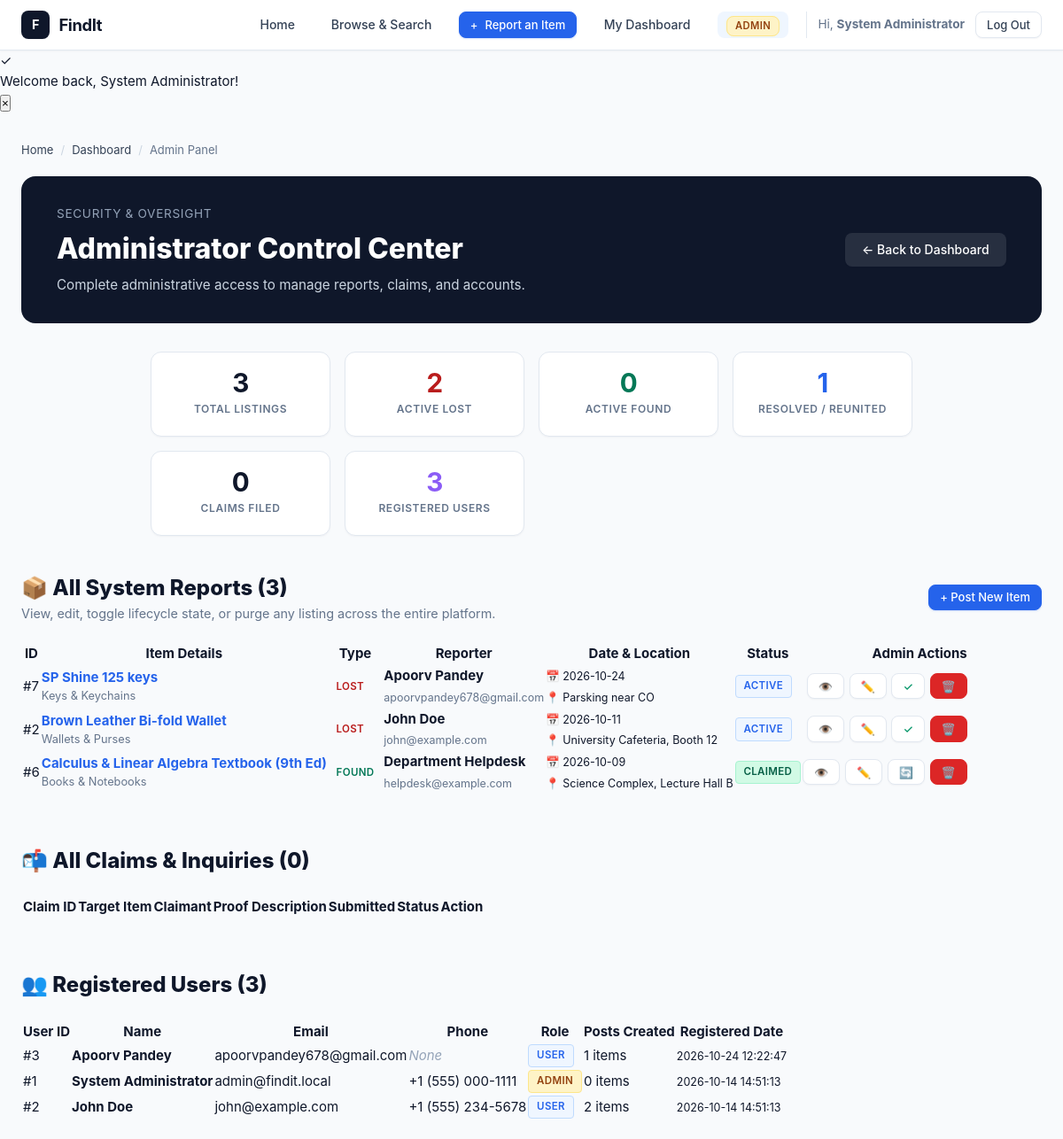
/admin.php (signed in, upper part), run on an earlier commit of the app's database.
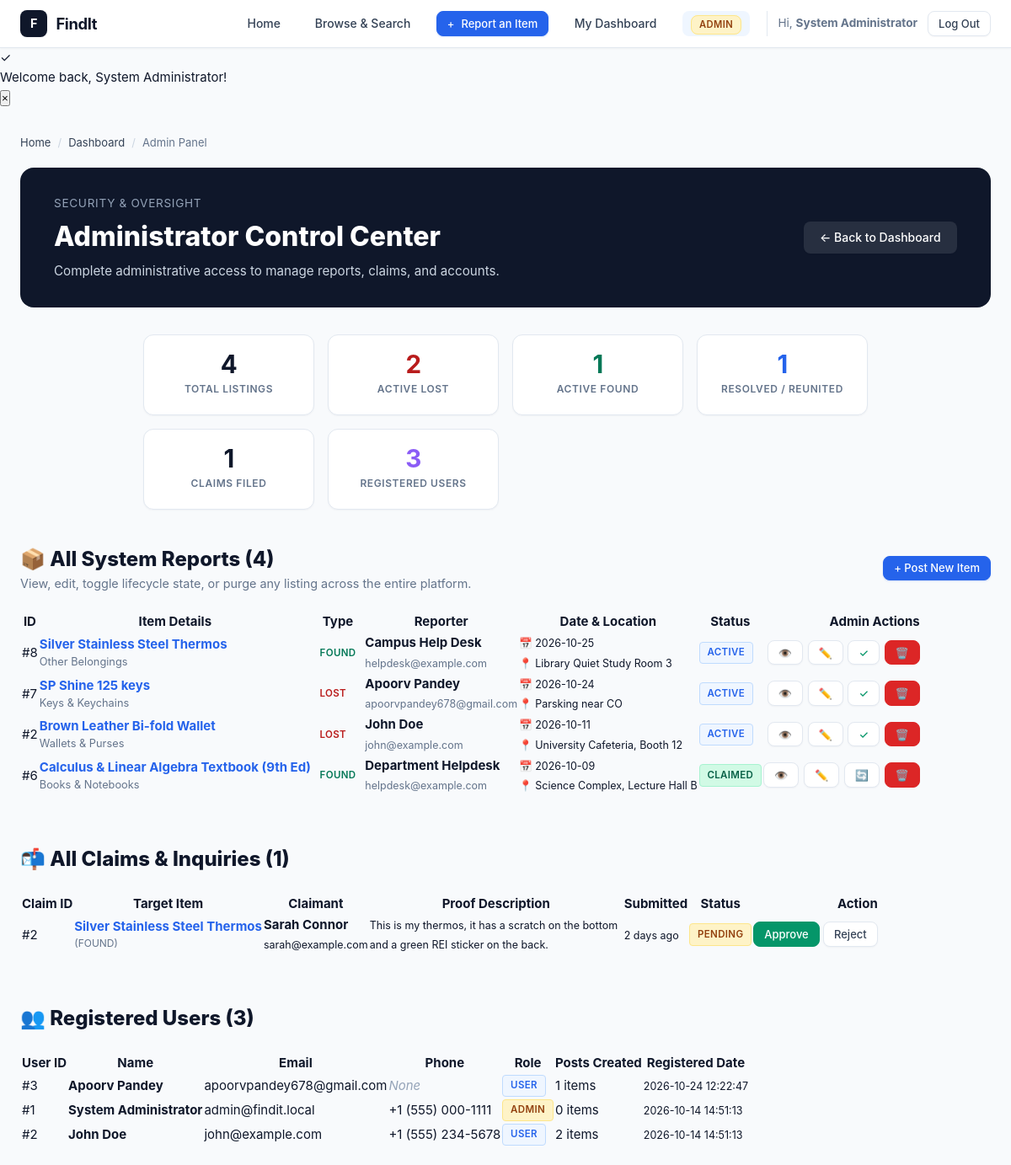
And on a later commit of the database.
### tables this page shows
CREATE TABLE items (
            id INTEGER PRIMARY KEY AUTOINCREMENT,
            user_id INTEGER,
            type TEXT NOT NULL,               -- 'lost' or 'found'
            title TEXT NOT NULL,
            category TEXT NOT NULL,
            description TEXT NOT NULL,
            location TEXT NOT NULL,
            item_date TEXT NOT NULL,
            image_path TEXT,
            contact_name TEXT NOT NULL,
            contact_email TEXT NOT NULL,
            contact_phone TEXT,
            status TEXT DEFAULT 'active',     -- 'active', 'claimed', 'returned'
            security_secret TEXT NOT NULL,
            created_at DATETIME DEFAULT CURRENT_TIMESTAMP,
            updated_at DATETIME DEFAULT CURRENT_TIMESTAMP,
            FOREIGN KEY (user_id) REFERENCES users(id) ON DELETE SET NULL
        );

CREATE TABLE users (
            id INTEGER PRIMARY KEY AUTOINCREMENT,
            name TEXT NOT NULL,
            email TEXT NOT NULL UNIQUE,
            password TEXT NOT NULL,
            role TEXT DEFAULT 'user',
            phone TEXT,
            created_at DATETIME DEFAULT CURRENT_TIMESTAMP
        );

CREATE TABLE claims (
            id INTEGER PRIMARY KEY AUTOINCREMENT,
            item_id INTEGER NOT NULL,
            claimant_id INTEGER,
            claimant_name TEXT NOT NULL,
            claimant_email TEXT NOT NULL,
            claimant_phone TEXT,
            claim_message TEXT NOT NULL,
            status TEXT DEFAULT 'pending',    -- 'pending', 'approved', 'rejected'
            created_at DATETIME DEFAULT CURRENT_TIMESTAMP,
            FOREIGN KEY (item_id) REFERENCES items(id) ON DELETE CASCADE,
            FOREIGN KEY (claimant_id) REFERENCES users(id) ON DELETE SET NULL
        );

### admin.php (the view, shortened to what the changed rows need)
<?php
require_once __DIR__ . '/db.php';
$pdo = getDbConnection();
$totalItems = (int)$pdo->query("SELECT COUNT(*) FROM items")->fetchColumn();
$activeFound = (int)$pdo->query("SELECT COUNT(*) FROM items WHERE type = 'found' AND status = 'active'")->fetchColumn();
$totalClaims = (int)$pdo->query("SELECT COUNT(*) FROM claims")->fetchColumn();
$allItems = $pdo->query("
    SELECT i.*, u.name as user_account_name
    FROM items i
    LEFT JOIN users u ON i.user_id = u.id
    ORDER BY i.created_at DESC
")->fetchAll();
$allClaims = $pdo->query("
    SELECT c.*, i.title as item_title, i.type as item_type
    FROM claims c
    JOIN items i ON c.item_id = i.id
    ORDER BY c.created_at DESC
")->fetchAll();
$users = $pdo->query("
    SELECT u.*, COUNT(i.id) as item_count
    FROM users u
    LEFT JOIN items i ON u.id = i.user_id
    GROUP BY u.id
    ORDER BY u.created_at DESC
")->fetchAll();
render_header('Administrator Control Panel', 'admin');
?>
<main class="main-wrapper">
    <div style="background: #0f172a; color: #ffffff; padding: 2rem 2.5rem; border-radius: var(--radius-lg); margin-bottom: 2rem; display: flex; justify-content: space-between; align-items: center; flex-wrap: wrap; gap: 1rem;">
        <div>
            <h1 style="font-size: 2rem; font-weight: 800;">Administrator Control Center</h1>
        </div>
    </div>
    <div class="stats-container" style="margin-top: 0; margin-bottom: 2.5rem;">
        <div class="stat-card">
            <span class="stat-number"><?= $totalItems ?></span>
            <span class="stat-label">Total Listings</span>
        </div>
        <div class="stat-card">
            <span class="stat-number" style="color: var(--found-color);"><?= $activeFound ?></span>
            <span class="stat-label">Active Found</span>
        </div>
        <div class="stat-card">
            <span class="stat-number" style="color: var(--warning);"><?= $totalClaims ?></span>
            <span class="stat-label">Claims Filed</span>
        </div>
    </div>
    <div style="margin-bottom: 3.5rem;">
        <div style="display: flex; justify-content: space-between; align-items: center; margin-bottom: 1.25rem; flex-wrap: wrap; gap: 1rem;">
            <div>
                <h2 style="font-size: 1.5rem; font-weight: 800;">📦 All System Reports (<?= count($allItems) ?>)</h2>
                <p style="color: var(--text-muted); font-size: 0.9rem;">View, edit, toggle lifecycle state, or purge any listing across the entire platform.</p>
            </div>
        </div>
        <div class="table-container">
            <table class="data-table">
                <thead>
                    <tr>
                        <th>ID</th>
                        <th>Item Details</th>
                        <th>Type</th>
                        <th>Reporter</th>
                        <th>Date &amp; Location</th>
                        <th>Status</th>
                        <th style="text-align: right;">Admin Actions</th>
                    </tr>
                </thead>
                <tbody>
                    <?php foreach ($allItems as $it): ?>
                        <tr>
                            <td>#<?= $it['id'] ?></td>
                            <td>
                                <a href="item.php?id=<?= $it['id'] ?>" style="font-weight: 700; color: var(--primary);">
                                    <?= htmlspecialchars($it['title']) ?>
                                </a>
                                <div style="font-size: 0.8rem; color: var(--text-muted);">
                                    <?= htmlspecialchars(get_category_label($it['category'])) ?>
                                </div>
                            </td>
                            <td>
                                <span class="status-pill" style="<?= ($it['type'] === 'lost') ? 'background: var(--lost-light); color: var(--lost-color);' : 'background: var(--found-light); color: var(--found-color);' ?>">
                                    <?= ucfirst($it['type']) ?>
                                </span>
                            </td>
                            <td>
                                <strong><?= htmlspecialchars($it['contact_name']) ?></strong><br>
                                <small style="color: var(--text-muted);"><?= htmlspecialchars($it['contact_email']) ?></small>
                            </td>
                            <td>
                                <small>📅 <?= htmlspecialchars($it['item_date']) ?><br>📍 <?= htmlspecialchars($it['location']) ?></small>
                            </td>
                            <td>
                                <span class="status-pill status-<?= ($it['status'] === 'active') ? 'active' : 'returned' ?>">
                                    <?= ucfirst($it['status']) ?>
                                </span>
                            </td>
                            <td style="text-align: right; white-space: nowrap;">
                                <div style="display: inline-flex; gap: 0.35rem;">
                                    <a href="item.php?id=<?= $it['id'] ?>" class="btn btn-secondary btn-sm" title="View details">👁️</a>
                                    <a href="report.php?id=<?= $it['id'] ?>" class="btn btn-secondary btn-sm" title="Edit item">✏️</a>
                                    <?php if ($it['status'] === 'active'): ?>
                                        <a href="item.php?id=<?= $it['id'] ?>&action=status&status=claimed&csrf=<?= generate_csrf_token() ?>" class="btn btn-secondary btn-sm" style="color: #059669;" title="Mark as resolved" onclick="return confirm('Mark this item as resolved?')">✓</a>
                                    <?php else: ?>
                                        <a href="item.php?id=<?= $it['id'] ?>&action=status&status=active&csrf=<?= generate_csrf_token() ?>" class="btn btn-secondary btn-sm" title="Reactivate" onclick="return confirm('Re-activate this item?')">🔄</a>
                                    <?php endif; ?>
                                    <a href="item.php?id=<?= $it['id'] ?>&action=delete&csrf=<?= generate_csrf_token() ?>" class="btn btn-danger btn-sm" title="Delete permanently" onclick="return confirm('Permanently remove this report?');">🗑️</a>
                                </div>
                            </td>
                        </tr>
                    <?php endforeach; ?>
                </tbody>
            </table>
        </div>
    </div>
    <div style="margin-bottom: 3.5rem;">
        <h2 style="font-size: 1.5rem; font-weight: 800; margin-bottom: 1.25rem;">📬 All Claims &amp; Inquiries (<?= count($allClaims) ?>)</h2>
        <div class="table-container">
            <table class="data-table">
                <thead>
                    <tr>
                        <th>Claim ID</th>
                        <th>Target Item</th>
                        <th>Claimant</th>
                        <th>Proof Description</th>
                        <th>Submitted</th>
                        <th>Status</th>
                        <th style="text-align: right;">Action</th>
                    </tr>
                </thead>
                <tbody>
                    <?php foreach ($allClaims as $cl): ?>
                        <tr>
                            <td>#<?= $cl['id'] ?></td>
                            <td>
                                <a href="item.php?id=<?= $cl['item_id'] ?>" style="font-weight: 700; color: var(--primary);">
                                    <?= htmlspecialchars($cl['item_title']) ?>
                                </a>
                                <div style="font-size: 0.75rem; text-transform: uppercase; color: var(--text-muted);">(<?= htmlspecialchars($cl['item_type']) ?>)</div>
                            </td>
                            <td>
                                <strong><?= htmlspecialchars($cl['claimant_name']) ?></strong><br>
                                <a href="mailto:<?= htmlspecialchars($cl['claimant_email']) ?>"><small><?= htmlspecialchars($cl['claimant_email']) ?></small></a>
                            </td>
                            <td style="max-width: 300px;">
                                <small><?= htmlspecialchars($cl['claim_message']) ?></small>
                            </td>
                            <td><small><?= time_ago($cl['created_at']) ?></small></td>
                            <td>
                                <span class="status-pill status-<?= ($cl['status'] === 'approved') ? 'returned' : (($cl['status'] === 'rejected') ? 'active' : 'claimed') ?>">
                                    <?= ucfirst($cl['status']) ?>
                                </span>
                            </td>
                            <td style="text-align: right; white-space: nowrap;">
                                <?php if ($cl['status'] === 'pending'): ?>
                                    <a href="item.php?action=claim_status&claim_id=<?= $cl['id'] ?>&claim_status=approved&csrf=<?= generate_csrf_token() ?>" class="btn btn-success btn-sm" onclick="return confirm('Approve this claim?')">Approve</a>
                                    <a href="item.php?action=claim_status&claim_id=<?= $cl['id'] ?>&claim_status=rejected&csrf=<?= generate_csrf_token() ?>" class="btn btn-secondary btn-sm" onclick="return confirm('Reject this claim?')">Reject</a>
                                <?php else: ?>
                                    <small style="color: var(--text-muted);"><?= ucfirst($cl['status']) ?></small>
                                <?php endif; ?>
                            </td>
                        </tr>
                    <?php endforeach; ?>
                </tbody>
            </table>
        </div>
    </div>
    <div>
        <h2 style="font-size: 1.5rem; font-weight: 800; margin-bottom: 1.25rem;">👥 Registered Users (<?= count($users) ?>)</h2>
        <div class="table-container">
            <table class="data-table">
                <thead>
                    <tr>
                        <th>User ID</th>
                        <th>Name</th>
                        <th>Email</th>
                        <th>Phone</th>
                        <th>Role</th>
                        <th>Posts Created</th>
                        <th>Registered Date</th>
                    </tr>
                </thead>
                <tbody>
                    <?php foreach ($users as $u): ?>
                        <tr>
                            <td>#<?= $u['id'] ?></td>
                            <td><strong><?= htmlspecialchars($u['name']) ?></strong></td>
                            <td><?= htmlspecialchars($u['email']) ?></td>
                            <td><?= !empty($u['phone']) ? htmlspecialchars($u['phone']) : '<em style="color:#94a3b8;">None</em>' ?></td>
                            <td>
                                <span class="status-pill <?= ($u['role'] === 'admin') ? 'status-claimed' : 'status-active' ?>">
                                    <?= ucfirst($u['role']) ?>
                                </span>
                            </td>
                            <td><?= $u['item_count'] ?> items</td>
                            <td><small><?= htmlspecialchars($u['created_at']) ?></small></td>
                        </tr>
                    <?php endforeach; ?>
                </tbody>
            </table>
        </div>
    </div>
</main>
<?php render_footer(); ?>

### db.php (shortened to what the changed rows need)
<?php
function is_logged_in() {
    return isset($_SESSION['user_id']) && !empty($_SESSION['user_id']);
}
function current_user() {
    return [
        'id'    => $_SESSION['user_id'],
        'name'  => $_SESSION['user_name'] ?? 'User',
        'email' => $_SESSION['user_email'] ?? '',
        'role'  => $_SESSION['user_role'] ?? 'user'
    ];
}
function is_admin() {
    return is_logged_in() && (isset($_SESSION['user_role']) && $_SESSION['user_role'] === 'admin');
}
function generate_csrf_token() {
    return $_SESSION['csrf_token'];
}
function get_categories() {
    return [
        'electronics' => ['label' => 'Electronics & Gadgets', 'icon' => ''],
        'wallets'     => ['label' => 'Wallets & Purses',     'icon' => ''],
        'keys'        => ['label' => 'Keys & Keychains',     'icon' => ''],
        'documents'   => ['label' => 'Cards & Documents',    'icon' => ''],
        'clothing'    => ['label' => 'Clothing & Eyewear',   'icon' => ''],
        'pets'        => ['label' => 'Pets & Animals',       'icon' => ''],
        'books'       => ['label' => 'Books & Notebooks',    'icon' => ''],
        'jewelry'     => ['label' => 'Jewelry & Watches',    'icon' => ''],
        'other'       => ['label' => 'Other Belongings',     'icon' => '']
    ];
}
function get_category_label($key) {
    $cats = get_categories();
    return $cats[$key]['label'] ?? ucfirst($key);
}
function time_ago($datetime) {
    $time = strtotime($datetime);
    $diff = time() - $time;
    if ($diff < 604800) return floor($diff / 86400) . ' days ago';
    return date('M d, Y', $time);
}
function render_header($pageTitle = '', $activeTab = '') {
    $user = current_user();
    $currentPage = basename($_SERVER['PHP_SELF'] ?? 'index.php');
    ?>
<!DOCTYPE html>
<html lang="en">
<head>
    <link rel="stylesheet" href="css/style.css">
</head>
<body>
    <header class="header">
        <div class="nav-container">
            <nav class="nav-menu" id="navMenu">
                <ul class="nav-links">
                    <?php if (is_logged_in()): ?>
                        <li>
                            <a href="dashboard.php" class="nav-link <?= ($currentPage === 'dashboard.php') ? 'active' : '' ?>">
                                My Dashboard
                            </a>
                        </li>
                        <?php if (is_admin()): ?>
                            <li>
                                <a href="admin.php" class="nav-link <?= ($currentPage === 'admin.php') ? 'active' : '' ?>">
                                    <span class="admin-badge">Admin</span>
                                </a>
                            </li>
                        <?php endif; ?>
                        <li class="user-pill-container">
                            <span class="user-greeting">Hi, <strong><?= htmlspecialchars($user['name']) ?></strong></span>
                            <a href="login.php?action=logout" class="btn btn-secondary btn-sm" title="Log Out">Log Out</a>
                        </li>
                    <?php endif; ?>
                </ul>
            </nav>
        </div>
    </header>
    <?php
}
function render_footer() {
    ?>
</body>
</html>
    <?php
}

What changed in the data, as far as the page shows it:
added items: id "8", title "Silver Stainless Steel Thermos", category "Other Belongings", type "FOUND", contact_name "Campus Help Desk", contact_email "helpdesk@example.com", item_date "2026-10-25", location "Library Quiet Study Room 3", status "ACTIVE"
added claims: id "2", item.title "Silver Stainless Steel Thermos", item.type "FOUND", claimant_name "Sarah Connor", claimant_email "sarah@example.com", claim_message "This is my thermos, it has a scratch on the bottom and a green REI sticker on the back.", created_at "2 days ago", status "PENDING"
Also different on the page:
$totalItems: "3" → "4"
$activeFound: "0" → "1"
$totalClaims: "0" → "1"
count($allItems): "3" → "4"
count($allClaims): "0" → "1"
